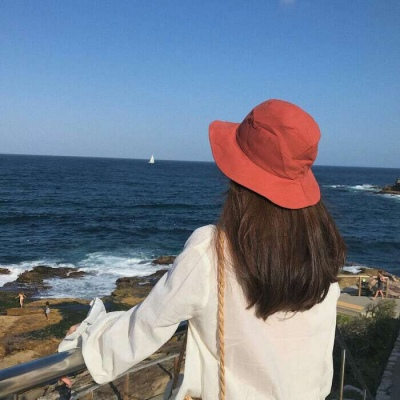
#> input picture image_segmentation/test.jpeg, 400 x 400 px
$ python pic_seg.py
#> lines starting #> are read from the running program, lines starting #| are printed output that depends on the picture; after the words box and inside, x2 and y2 are one past the last pixel; in counts of white or black regions, pixels touching at a corner belong together
# -*- coding: UTF-8 -*-
# Author: LGD
# FileName: pic_seg
# DateTime: 2020/10/20 10:28
# SoftWare: PyCharm
import cv2
from matplotlib import pyplot as plt

img = cv2.imread('test.jpeg', 0)  # 0是第二个参数，将其转为灰度图
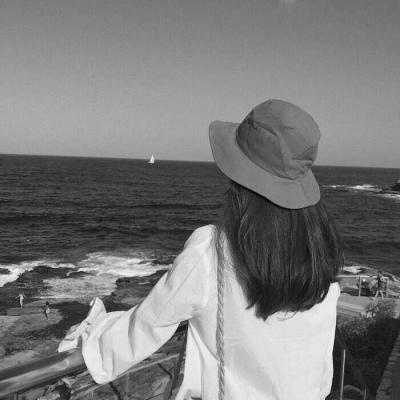
#> img: shape (400, 400); min 7, max 241, mean 122

img = cv2.medianBlur(img, 5)
ret, th1 = cv2.threshold(img, 127, 255, cv2.THRESH_BINARY)
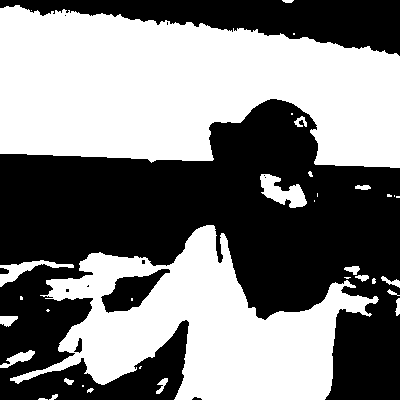
#> th1: shape (400, 400); 49.8% white; 35 white regions (15 under 20 px), largest, box (x1, y1, x2, y2) and area: (0, 5, 400, 168) 48047, (10, 225, 379, 400) 28910, (260, 174, 307, 208) 842

# 11 为 邻域大小,   2为C值，常数
th2 = cv2.adaptiveThreshold(img, 255, cv2.ADAPTIVE_THRESH_MEAN_C, cv2.THRESH_BINARY, 11, 2)
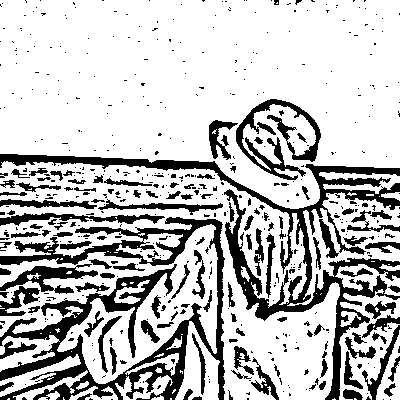
#> th2: shape (400, 400); 75.2% white; 542 black regions (422 under 20 px), largest, box (x1, y1, x2, y2) and area: (0, 217, 225, 400) 11635, (0, 154, 400, 400) 10165, (236, 99, 321, 180) 2138
th3 = cv2.adaptiveThreshold(img, 255, cv2.ADAPTIVE_THRESH_GAUSSIAN_C, cv2.THRESH_BINARY, 11, 2)
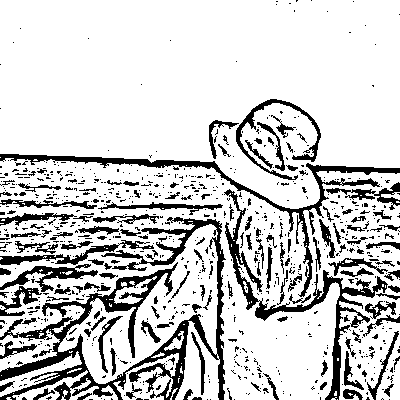
#> th3: shape (400, 400); 80.4% white; 826 black regions (683 under 20 px), largest, box (x1, y1, x2, y2) and area: (0, 217, 226, 400) 8395, (0, 154, 400, 297) 3173, (224, 189, 388, 400) 3128

titles = ['Original Image', 'Global Thresholding (v = 127)',
          'Adaptive Mean Thresholding', 'Adaptive Gaussian Thresholding']
images = [img, th1, th2, th3]
for i in range(4):
    plt.subplot(2, 2, i + 1), plt.imshow(images[i], 'gray')
    plt.title(titles[i])
    plt.xticks([]), plt.yticks([])
plt.show()
